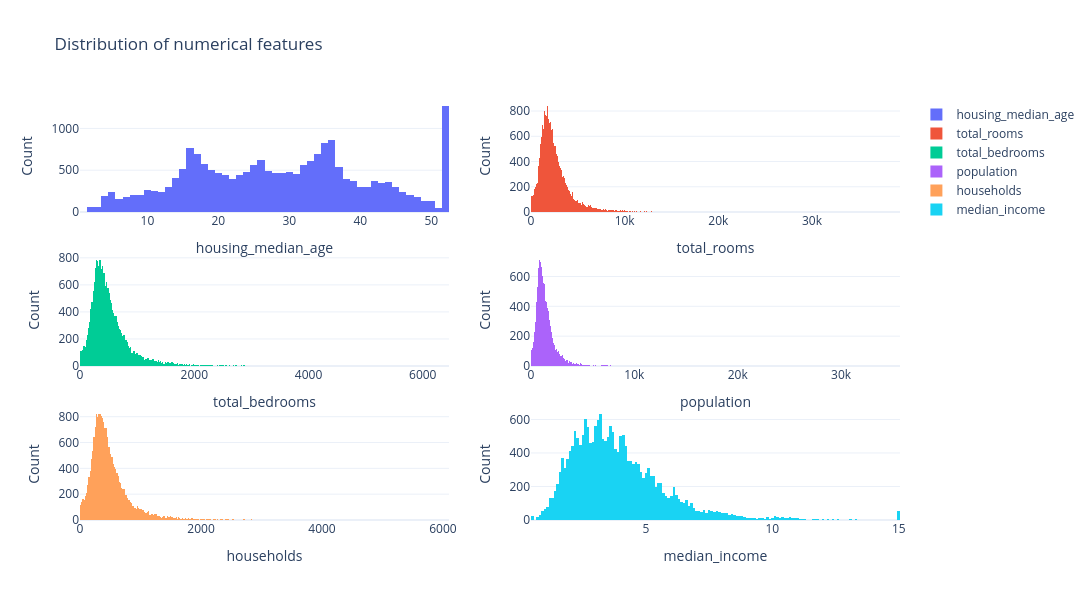

This figure's notebook cell:
### Markdown cell above
### Numerical features

### Code cell
plot_cols = ["housing_median_age", "total_rooms", "total_bedrooms", "population", "households", "median_income"]

fig = make_subplots(rows=3, cols=2)
for i, col in enumerate(plot_cols):
    fig.add_trace(go.Histogram(x=df[col], name=col), row=i // 2 + 1, col=i % 2 + 1)
    fig.update_xaxes(title_text=col, row=i // 2 + 1, col=i % 2 + 1)
    fig.update_yaxes(title_text="Count", row=i // 2 + 1, col=i % 2 + 1)
fig.update_layout(height=600, width=1200, title_text="Distribution of numerical features")
fig.show()

### Figure 1 — Plotly figure (JSON) as saved in the notebook; plotly's stock layout.template omitted (floating-point values rounded to 4 significant figures; data arrays with more than 128 entries replaced by an {"elided": "..."} marker saying what was removed)
{"data": [{"name": "housing_median_age", "x": {"elided": "20640 float values"}, "type": "histogram", "xaxis": "x", "yaxis": "y"}, {"name": "total_rooms", "x": {"elided": "20640 float values"}, "type": "histogram", "xaxis": "x2", "yaxis": "y2"}, {"name": "total_bedrooms", "x": {"elided": "20640 float values"}, "type": "histogram", "xaxis": "x3", "yaxis": "y3"}, {"name": "population", "x": {"elided": "20640 float values"}, "type": "histogram", "xaxis": "x4", "yaxis": "y4"}, {"name": "households", "x": {"elided": "20640 float values"}, "type": "histogram", "xaxis": "x5", "yaxis": "y5"}, {"name": "median_income", "x": {"elided": "20640 float values"}, "type": "histogram", "xaxis": "x6", "yaxis": "y6"}], "layout": {"xaxis": {"anchor": "y", "domain": [0.0, 0.45], "title": {"text": "housing_median_age"}}, "yaxis": {"anchor": "x", "domain": [0.7333, 1.0], "title": {"text": "Count"}}, "xaxis2": {"anchor": "y2", "domain": [0.55, 1.0], "title": {"text": "total_rooms"}}, "yaxis2": {"anchor": "x2", "domain": [0.7333, 1.0], "title": {"text": "Count"}}, "xaxis3": {"anchor": "y3", "domain": [0.0, 0.45], "title": {"text": "total_bedrooms"}}, "yaxis3": {"anchor": "x3", "domain": [0.3667, 0.6333], "title": {"text": "Count"}}, "xaxis4": {"anchor": "y4", "domain": [0.55, 1.0], "title": {"text": "population"}}, "yaxis4": {"anchor": "x4", "domain": [0.3667, 0.6333], "title": {"text": "Count"}}, "xaxis5": {"anchor": "y5", "domain": [0.0, 0.45], "title": {"text": "households"}}, "yaxis5": {"anchor": "x5", "domain": [0.0, 0.2667], "title": {"text": "Count"}}, "xaxis6": {"anchor": "y6", "domain": [0.55, 1.0], "title": {"text": "median_income"}}, "yaxis6": {"anchor": "x6", "domain": [0.0, 0.2667], "title": {"text": "Count"}}, "title": {"text": "Distribution of numerical features"}, "height": 600, "width": 1200}}
